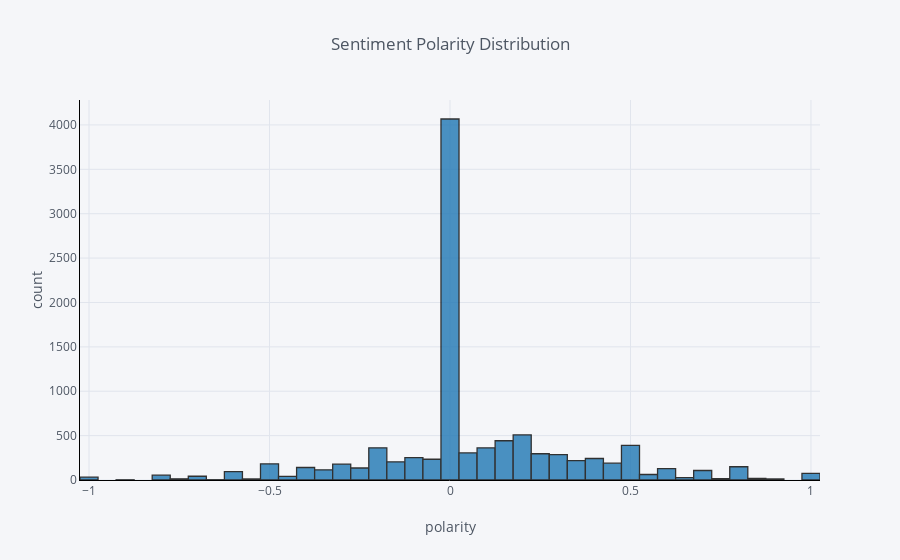

Notebook code cell kept with this figure:
### Code cell
# Print visualisations from cufflinks library offline
cf.go_offline()


# Plot an interactive distribution plot of sentiment scores in plotly
tweets_df['sentiments'].iplot(
    kind='hist',
    bins=50,
    xTitle='polarity',
    theme = 'pearl',
    colorscale = 'plotly',
    linecolor='black',
    yTitle='count',
    title='Sentiment Polarity Distribution')

### Figure 1 — Plotly figure (JSON) as saved in the notebook; plotly's stock layout.template omitted (floating-point values rounded to 4 significant figures; data arrays with more than 128 entries replaced by an {"elided": "..."} marker saying what was removed)
{"data": [{"histfunc": "count", "histnorm": "", "marker": {"color": "rgba(31, 119, 180, 1.0)", "line": {"color": "#000000", "width": 1.3}}, "name": "sentiments", "nbinsx": 50, "opacity": 0.8, "orientation": "v", "type": "histogram", "uid": "05d6e51a-048e-4b4f-9aba-84a78d319fb9", "x": {"elided": "9991 float values"}}], "layout": {"barmode": "overlay", "legend": {"bgcolor": "#F5F6F9", "font": {"color": "#4D5663"}}, "paper_bgcolor": "#F5F6F9", "plot_bgcolor": "#F5F6F9", "title": {"font": {"color": "#4D5663"}, "text": "Sentiment Polarity Distribution"}, "xaxis": {"gridcolor": "#E1E5ED", "linecolor": "black", "showgrid": true, "tickfont": {"color": "#4D5663"}, "title": {"font": {"color": "#4D5663"}, "text": "polarity"}, "zerolinecolor": "#E1E5ED"}, "yaxis": {"gridcolor": "#E1E5ED", "linecolor": "black", "showgrid": true, "tickfont": {"color": "#4D5663"}, "title": {"font": {"color": "#4D5663"}, "text": "count"}, "zerolinecolor": "#E1E5ED"}}}
